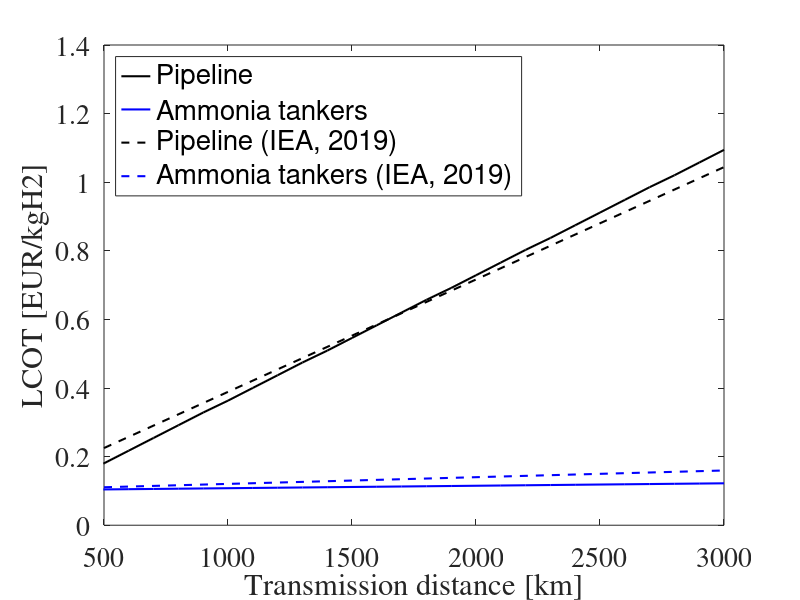

Source code (MATLAB):
clear all
close all
clc

fig1 = figure('numbertitle','off',...
    'units','normalized',...
    'menubar','none',...
    'position',[0.2 0.1 0.6 0.85],...
    'color',[1 1 1],...
    'visible','off');

%Inputs
Power = [1443];                      %Electrolyzer plant size [MW] 1443
Dist = 100:100:3000;                      %Distance [km]
L = 0:1:30;                               %Overall plant lifetime [years]
dr = 0.08;                                %Discount rate = 8%
Elec_prod = 0.0055;                       %Electrolyzer production rate [kg/s/MW] Siemens(Silyzer300)
CF = 1;                                   %Electrolyzer capacity factor = 100%
Urate_p = 0.75;                           %Utilization rate of the pipeline = 75% (IEA report)
OPEX_rate_p = 0.02;                       %OPEX = 2% of CAPEX
OPEX_rate_liq = 0.04;                     %OPEX = 4% of CAPEX
OPEX_rate_stor = 0.04;                    %OPEX = 4% of CAPEX
OPEX_rate_ship = 0.04;                    %OPEX = 4% of CAPEX
OPEX_rate_HVDC = 0.04;                    %OPEX = 4% of CAPEX
V_ship = 30;                              %Velocity of ship (km/h)
Storage_cost = 85;                        %Storage cost (EUR/kgH2)

%Relation between charter rates and LH2 vessel capacity according to benchmark vessel ------------------------

Price_Bench = 371;                        %Price benchmark vessel (million EUR)
Cap_Bench = 11000;                        %Capacity of benchmark vessel (ton of H2)
Cap_LH2 = 1000:100:14000;                 %Range of capacities tested
Price_LH2_m = [];                         %Creating matrix

irr = 0.10;                               %Internal rate of return
OPEX_ship = Price_Bench*OPEX_rate_ship;   %OPEX is equal to 4% of CAPEX
charter_rate = 1:2:250;                   %Chater rates range to test
Life_ship = 5:1:25;                       %Startin at 5 to account for the design and construction period
NPV_charter = [];                         %Creating matrix

for c = charter_rate                      %Testing what charter rate gets a internal rate of return over the ships operation
  OPEX_Charter_irr = 0;                   %Restarting value for each iteraction
  for l = Life_ship
    OPEX_Charter_irr = OPEX_Charter_irr + (OPEX_ship-c)/((1+irr)^l);
  end
  NPV_charter = [NPV_charter,(Price_Bench+OPEX_Charter_irr)];
end

Point = find((abs(NPV_charter))<5);       %Checking what point is NPV closest to zero
if mod(length(Point),2)==1                %If captures more than one point, make sure to get the medium one
  Point = median(Point);
else                                      %If captures more than one point, make sure to get the medium one
  Point = Point((length(Point)/2)+1);
end

Ship_cap_freight_ratio = charter_rate(Point)/Price_Bench; %Relation between ship building cost and the charter rate
                                                          %according to a certain given internal rate of return (irr)
%---------------------------------------------------------------------------------------------------------------------

for k = Power
    LCOH2_p_m = [];                       %Creating matrix
    LCOH2_sto_m = [];                     %Creating matrix
    LCOH2_ship_m = [];                    %Creating matrix


    for i = Dist
        ratio_Ammonia = 17/3
        %Control variables
        Prod_h = k*Elec_prod*CF*3600;      %Amount of hydrogen produced per hour [kg/h]
        Prod_d = Prod_h*24;                %Amount of hydrogen produced per day [kg/d]
        Prod_y = Prod_d*350;               %Amount of hydrogen produced per year [kg/y]
        Prod_l = Prod_y*max(L);            %Amount of hydrogen produced over the plant lifetime [kg]

        Prod_A_h = Prod_h*ratio_Ammonia
        Prod_A_d = Prod_d*ratio_Ammonia
        Prod_A_y = Prod_y*ratio_Ammonia
        Levelized_prod = 0;                %Initiating variable
        Levelized_prod_pipe = 0;

        for j = L
            Levelized_prod = Levelized_prod + (Prod_A_y/((1+dr)^j));  %NPV of production
        end
        for j = 1:1:40
            Levelized_prod_pipe = Levelized_prod_pipe + (Prod_A_y/((1+dr)^j));  %NPV of production
        end
%======================================= PIPELINES =======================================%
        D = power(Prod_A_h/1000/15.245,1/1.6468)*5 + 5
        n_pump = floor(i/128)
        CAPEX_p_km = D*857000*0.9/25 %((4000000*(Diameter^2))+(598600*Diameter)+329000)/3 %Capital cost per km (EUR/km]
        CAPEX_com = (n_pump*2000000)*0.9
        CAPEX_p = (i*CAPEX_p_km) + CAPEX_com%*((1+dr)^7);   %CAPEX multiplied by distance brought to present value 2019 (source 2010)

%======================================== SHIP ========================================%

        %-------------------- CAPEX Storage  --------------------%
        num_ship = 1;
        Cap_ship = 53000000;
        Capex_tank = 68*10^6*0.9;
        Cap_tank = 34100000; % kg NH3
        timetravel_pership = 2*i/V_ship;
        check = timetravel_pership*Prod_A_h
        if check > Cap_ship
          num_ship = ceil(check/Cap_ship)
        endif

        Num_tank = ceil(Cap_ship*num_ship/Cap_tank)
        CAPEX_stor = Num_tank*Capex_tank;

        %--------------------  Charter rates  --------------------%

        CAPEX_ship = 85*10^6*num_ship*0.9;

        Price_HFO = 571.39*0.9;  % Heavy fuel oil 571.39 usd/ton  https://www.iea.org/reports/key-world-energy-statistics-2020/prices
        E_density_HFO = 39;      % MJ/kg https://www.engineeringtoolbox.com/fuels-higher-calorific-values-d_169.html
        E_cost_unit = Price_HFO/1000/39 % Euro/MJ
        Fuel_ship_km = E_cost_unit*2500 % Fuel use 2500 MJ/km
        Fuel_cost = 2*i*Fuel_ship_km*ceil(Prod_A_y/Cap_ship) % 30euro/km
        %CAPEX_ship = (Price_Bench*(Ship_cap/(Cap_Bench*1000))^0.623)*1000000;
        %Charter_price_LH2 = CAPEX_ship*Ship_cap_freight_ratio;


        %---Calculating the NPV of OPEX for pipeline and ship costs -------------------------------------%

        OPEX_p = 0;            %Initiating and restarting value for calculating NPV for next distance
        OPEX_ship = 0;         %Initiating and restarting value for calculating NPV for next distance


        for j = 1:1:40
          OPEX_p = OPEX_p + (CAPEX_p*OPEX_rate_p + (n_pump*408000*0.9))/((1+dr)^j);               %NPV of OPEX for pipeline
        endfor

        for j = L

            OPEX_ship = OPEX_ship + (CAPEX_stor*OPEX_rate_stor+...            %OPEX storage
                                     CAPEX_ship*OPEX_rate_ship+...            %OPEX tanker
                                     Fuel_cost)/((1+dr)^j);           %Charter rates

        end

        LCOH2_p = (CAPEX_p+OPEX_p)/Levelized_prod_pipe;           %Levelized cost of hydrogen for pipeline transport[EUR/kgH2]
        LCOH2_p_m = [LCOH2_p_m,LCOH2_p];

        LCOH2_ship = (CAPEX_stor+OPEX_ship+CAPEX_ship)/Levelized_prod;  %Levelized cost of hydrogen for ship transport (storage + ship + freight) [EUR/kgH2]
        LCOH2_ship_m = [LCOH2_ship_m,LCOH2_ship];  %Levelized cost of hydrogen for ship transport (Liquefaction + storage + ship + freight) [EUR/kgH2]


    end

    hold on
    plot (Dist,LCOH2_p_m*17/3,'Color','k','linewidth',1.5)
    plot (Dist,LCOH2_ship_m*17/3,'Color','b','linewidth',1.5)
    %plot (Dist_HVDC,LCOH2_HVDC_m,'Color','r')
    %plot (Dist,LCOH2_liq_m,'Color',[0, 0.5, 0],'linewidth',1.5)
    %text(max(Dist)+25,max(LCOH2_p_m),[num2str(k),'MW'],'fontsize',[14],...
    %'fontname','times','color',[0 0 0],'HorizontalAlignment','right')
    %text(max(Dist)+25,max(LCOH2_ship_m),[num2str(k),'MW'],'fontsize',[14],...
    %'fontname','times','color','b','HorizontalAlignment','right')
    set (gca,'fontsize',20,'fontname','times','box','on','xlim',[500 (max(Dist)+min(Dist))])
    xlabel('Transmission distance [km]','fontname','times')
    ylabel('LCOT [EUR/kgH2]','fontname','times')
    legend ('Pipeline','Ship transport','fontsize',[20],'Location','Northwest')

end

IEA_pipeline_dist = [500 3000];
IEA_pipeline_LCOH2 = [0.25*0.9 1.16*0.9];
IEA_ship_dist = [500 3000];
IEA_ship_LCOH2 = [0.123*0.9 0.1773*0.9];


plot (IEA_pipeline_dist,IEA_pipeline_LCOH2,'--','Color','k','linewidth',1.5)
plot (IEA_ship_dist,IEA_ship_LCOH2,'--','Color','b','linewidth',1.5)
%line ([0 max(Dist)],[0.9 0.9],'linestyle','--','Color',[0, 0.5, 0],'linewidth',1.5)

set (gca,'fontsize',20,'fontname','times','box','on','xlim',[500 3000])
xlabel('Transmission distance [km]','fontname','times')
ylabel('LCOT [EUR/kgH2]','fontname','times')
legend ('Pipeline','Ammonia tankers','Pipeline (IEA, 2019)','Ammonia tankers (IEA, 2019)'...
        ,'fontsize',[20],'Location','Northwest')
set(fig1,'visible','on')
t = cputime

